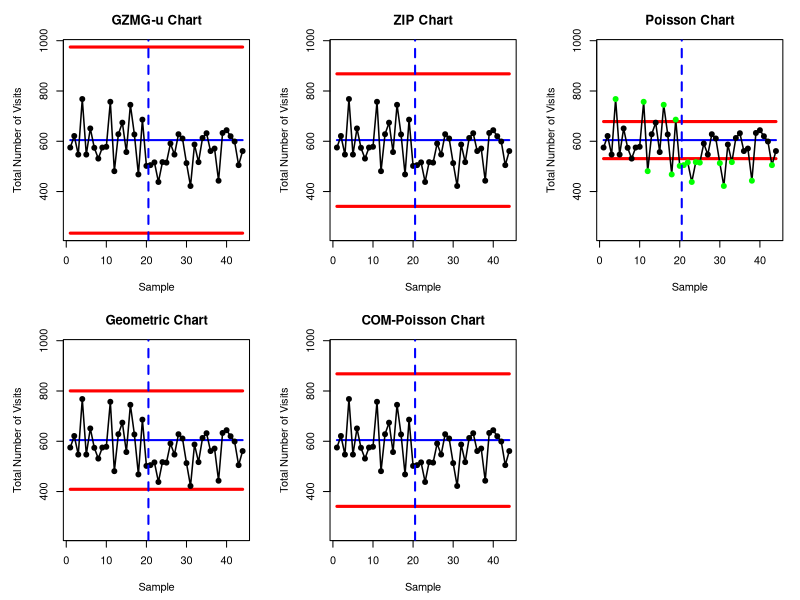
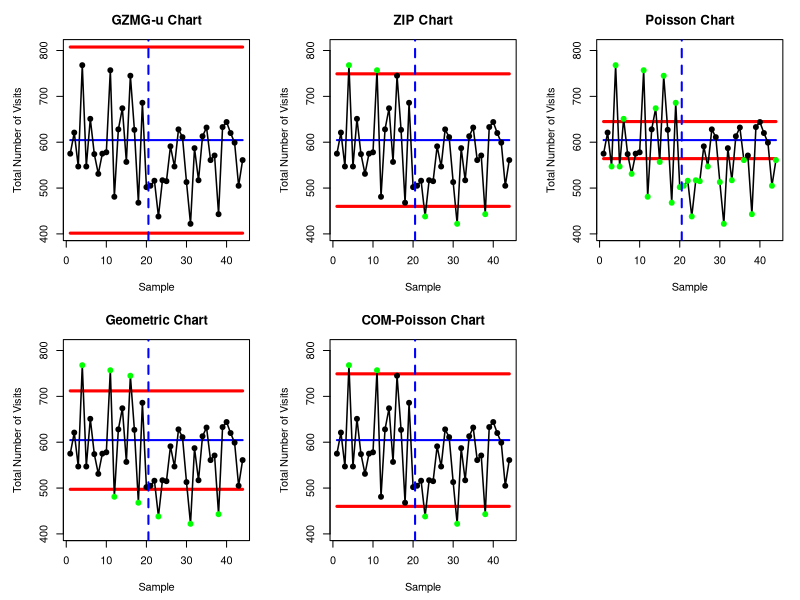

Generate these figures, in order, with R:
############################################################
## NMES1988 – 5 gráficos de TOTAIS
## (GZMG-u, ZIP, Poisson, Geometric, COM-Poisson)
## Adaptação do script original para a variável "visits"
## mantendo a natureza/estrutura da programação original
############################################################

## =========================================================
## 1) Pacotes e base
## =========================================================
# install.packages("AER")   # se necessário

library(AER)

data("NMES1988", package = "AER")

## =========================================================
## 2) Preparação dos dados
## =========================================================
# Variável de interesse
visits_raw <- NMES1988$visits

# Remover NA, se houver
visits_raw <- na.omit(visits_raw)

# ----------------------------------------------------------------
# IMPORTANTE:
# Como o script original trabalha com "dados" = vetor de TOTAIS,
# aqui vamos transformar a variável unitária 'visits' em totais
# por subgrupo de tamanho fixo n_units.
# ----------------------------------------------------------------

make_totals_from_units <- function(x, n_units = 100, shuffle = FALSE, seed = 123) {
  x <- as.numeric(x)
  x <- x[is.finite(x)]
  
  if (shuffle) {
    set.seed(seed)
    x <- sample(x, length(x), replace = FALSE)
  }
  
  # número de grupos completos
  n_groups <- floor(length(x) / n_units)
  
  if (n_groups < 2) {
    stop("Número insuficiente de grupos. Reduza 'n_units'.")
  }
  
  # manter apenas observações que formam grupos completos
  x_use <- x[1:(n_groups * n_units)]
  
  # matriz: cada linha = um subgrupo
  mat <- matrix(x_use, nrow = n_groups, ncol = n_units, byrow = TRUE)
  
  # total por subgrupo
  totals <- rowSums(mat)
  
  list(
    totals = totals,
    matrix_units = mat,
    n_groups = n_groups,
    n_units = n_units
  )
}

## =========================================================
## 3) Funções do script original (preservadas/adaptadas)
## =========================================================

## ---------- util: limites em ESCALA DE TOTAIS ----------
limits_from_unitvar_TOTAL <- function(mu_unit, var_unit, n_units, L = 3) {
  CL_tot  <- n_units * mu_unit
  SD_tot  <- sqrt(n_units * var_unit)
  UCL_tot <- CL_tot + L * SD_tot
  LCL_tot <- max(0, CL_tot - L * SD_tot)
  list(CL = CL_tot, UCL = UCL_tot, LCL = LCL_tot)
}

## ---------- variâncias unitárias teóricas ----------
var_unit_pois <- function(mu) mu

var_unit_geom <- function(mu) {
  # Geométrica parametrizada como número de falhas antes do primeiro sucesso
  mu * (1 + mu)
}

var_unit_gzmg <- function(mu, pi) {
  # GZMG-u conforme o seu script original
  mu + mu^2 * (1 + pi)/(1 - pi)
}

## ---------- ZIP: estima omega por momentos a partir dos TOTAIS (fase 1) ----------
zip_from_totals <- function(tot_phase1, n_units) {
  mu_unit_hat   <- mean(tot_phase1) / n_units
  var_total_hat <- stats::var(tot_phase1)
  var_unit_hat  <- var_total_hat / n_units
  
  num <- var_unit_hat - mu_unit_hat
  den <- mu_unit_hat^2 + var_unit_hat - mu_unit_hat
  
  omega_hat <- if (is.na(den) || den <= 0) 0 else max(0, min(num / den, 0.999))
  
  var_unit_zip <- mu_unit_hat + (omega_hat / (1 - omega_hat)) * mu_unit_hat^2
  
  list(
    mu_unit = mu_unit_hat,
    var_unit = var_unit_zip,
    omega_hat = omega_hat
  )
}

## ---------- COM-Poisson: aproximação de momentos a partir dos TOTAIS ----------
cmp_from_totals <- function(tot_phase1, n_units) {
  mu_unit_hat   <- mean(tot_phase1) / n_units
  var_total_hat <- stats::var(tot_phase1)
  var_unit_hat  <- max(1e-8, var_total_hat / n_units)
  
  list(
    mu_unit = mu_unit_hat,
    var_unit = var_unit_hat
  )
}

## ---------- plot genérico (ESCALA DE TOTAIS) ----------
plot_total_chart <- function(tot_all, m, limits, main = "Chart", col_sig = "green",
                             ylim_common = NULL) {
  T <- length(tot_all)
  UCLv <- rep(limits$UCL, T)
  CLv  <- rep(limits$CL,  T)
  LCLv <- rep(limits$LCL, T)
  
  if (is.null(ylim_common)) {
    ylim_use <- c(min(LCLv, tot_all), max(UCLv, tot_all))
  } else {
    ylim_use <- ylim_common
  }
  
  plot(UCLv, type = "l", lwd = 3, col = "red",
       ylim = ylim_use,
       main = main, xlab = "Sample", ylab = "Total Number of Visits")
  lines(CLv,  lwd = 2, col = "blue")
  lines(LCLv, lwd = 3, col = "red")
  lines(seq_len(T), tot_all, lwd = 1.5)
  
  pts_col <- ifelse(tot_all > UCLv | tot_all < LCLv, col_sig, "black")
  points(seq_len(T), tot_all, pch = 19, col = pts_col)
  abline(v = m + 0.5, col = "blue", lty = 2, lwd = 2)
  
  which(tot_all > UCLv | tot_all < LCLv)
}

## =========================================================
## 4) Função principal adaptada
## =========================================================
plot_realdata_totals_NMES1988 <- function(visits,
                                          n_units = 100,
                                          m = 20,
                                          L = 3,
                                          pi_gzmg = 0.20,
                                          shuffle = FALSE,
                                          seed = 123,
                                          same_ylim = TRUE) {
  
  # transformar variável unitária em totais por subgrupo
  grp <- make_totals_from_units(visits, n_units = n_units, shuffle = shuffle, seed = seed)
  dados <- grp$totals
  
  if (length(dados) < (m + 1)) {
    stop("Número de subgrupos insuficiente. Reduza 'm' ou 'n_units'.")
  }
  
  # fase 1 e fase 2
  tot1 <- dados[1:m]
  tot2 <- dados[(m + 1):length(dados)]
  tot  <- c(tot1, tot2)
  
  # estimativa de mu por unidade a partir da Fase 1
  mu_unit_hat <- mean(tot1) / n_units
  
  ## Limites por modelo (TOTAIS)
  lim_gzmg <- limits_from_unitvar_TOTAL(
    mu_unit = mu_unit_hat,
    var_unit = var_unit_gzmg(mu_unit_hat, pi_gzmg),
    n_units = n_units,
    L = L
  )
  
  zip_est <- zip_from_totals(tot1, n_units)
  lim_zip <- limits_from_unitvar_TOTAL(
    mu_unit = zip_est$mu_unit,
    var_unit = zip_est$var_unit,
    n_units = n_units,
    L = L
  )
  
  lim_pois <- limits_from_unitvar_TOTAL(
    mu_unit = mu_unit_hat,
    var_unit = var_unit_pois(mu_unit_hat),
    n_units = n_units,
    L = L
  )
  
  lim_geom <- limits_from_unitvar_TOTAL(
    mu_unit = mu_unit_hat,
    var_unit = var_unit_geom(mu_unit_hat),
    n_units = n_units,
    L = L
  )
  
  cmp_est <- cmp_from_totals(tot1, n_units)
  lim_cmp <- limits_from_unitvar_TOTAL(
    mu_unit = cmp_est$mu_unit,
    var_unit = cmp_est$var_unit,
    n_units = n_units,
    L = L
  )
  
  cat("\n=== Resumo da construção dos subgrupos ===\n")
  cat("Número total de observações unitárias:", length(visits), "\n")
  cat("Tamanho do subgrupo (n_units):", n_units, "\n")
  cat("Número de subgrupos completos:", length(dados), "\n")
  cat("Subgrupos na Fase 1 (m):", m, "\n")
  cat("Subgrupos na Fase 2:", length(dados) - m, "\n")
  
  cat("\n=== Limites (L =", round(L, 4), ") – escala de TOTAIS ===\n")
  print(data.frame(
    Modelo = c("GZMG-u", "ZIP", "Poisson", "Geometric", "COM-Poisson"),
    LCL    = round(c(lim_gzmg$LCL, lim_zip$LCL, lim_pois$LCL, lim_geom$LCL, lim_cmp$LCL), 2),
    CL     = round(c(lim_gzmg$CL,  lim_zip$CL,  lim_pois$CL,  lim_geom$CL,  lim_cmp$CL ), 2),
    UCL    = round(c(lim_gzmg$UCL, lim_zip$UCL, lim_pois$UCL, lim_geom$UCL, lim_cmp$UCL), 2)
  ), row.names = FALSE)
  
  # Definir ylim comum, se desejado
  if (same_ylim) {
    y_min <- min(
      lim_gzmg$LCL, lim_zip$LCL, lim_pois$LCL, lim_geom$LCL, lim_cmp$LCL,
      tot
    )
    y_max <- max(
      lim_gzmg$UCL, lim_zip$UCL, lim_pois$UCL, lim_geom$UCL, lim_cmp$UCL,
      tot
    )
    ylim_common <- c(y_min, y_max)
  } else {
    ylim_common <- NULL
  }
  
  ## layout: 3 em cima, 2 embaixo
  op <- par(mar = c(4.5, 4.8, 3.0, 1.3))
  on.exit(par(op), add = TRUE)
  layout(matrix(c(1,2,3,4,5,0), nrow = 2, byrow = TRUE))
  
  s_gzmg <- plot_total_chart(tot, m, lim_gzmg, main = "GZMG-u Chart",
                             ylim_common = ylim_common)
  s_zip  <- plot_total_chart(tot, m, lim_zip,  main = "ZIP Chart",
                             ylim_common = ylim_common)
  s_pois <- plot_total_chart(tot, m, lim_pois, main = "Poisson Chart",
                             ylim_common = ylim_common)
  s_geom <- plot_total_chart(tot, m, lim_geom, main = "Geometric Chart",
                             ylim_common = ylim_common)
  s_cmp  <- plot_total_chart(tot, m, lim_cmp,  main = "COM-Poisson Chart",
                             ylim_common = ylim_common)
  
  invisible(list(
    grouped_data = grp,
    totals = dados,
    phase1 = tot1,
    phase2 = tot2,
    limits = list(
      GZMG = lim_gzmg,
      ZIP = lim_zip,
      Poisson = lim_pois,
      Geometric = lim_geom,
      COMPoisson = lim_cmp
    ),
    params = list(
      mu_unit_hat = mu_unit_hat,
      pi_gzmg = pi_gzmg,
      omega_hat = zip_est$omega_hat,
      var_unit_cmp = cmp_est$var_unit
    ),
    signals = list(
      GZMG = s_gzmg,
      ZIP = s_zip,
      Poisson = s_pois,
      Geometric = s_geom,
      COMPoisson = s_cmp
    )
  ))
}

## =========================================================
## 5) Execução
## =========================================================

# Exemplo 1: mantendo a ordem original da base
out_L3 <- plot_realdata_totals_NMES1988(
  visits = visits_raw,
  n_units = 100,
  m = 20,
  L = 3,
  pi_gzmg = 0.60,
  shuffle = FALSE,
  same_ylim = TRUE
)

cat("\nSinais (L = 3):\n")
print(out_L3$signals)

# Exemplo 2: usando L = qnorm(0.95)
out_L95 <- plot_realdata_totals_NMES1988(
  visits = visits_raw,
  n_units = 100,
  m = 20,
  L = qnorm(0.95),
  pi_gzmg = 0.60,
  shuffle = FALSE,
  same_ylim = TRUE
)

cat("\nSinais (L = 1.645):\n")
print(out_L95$signals)
